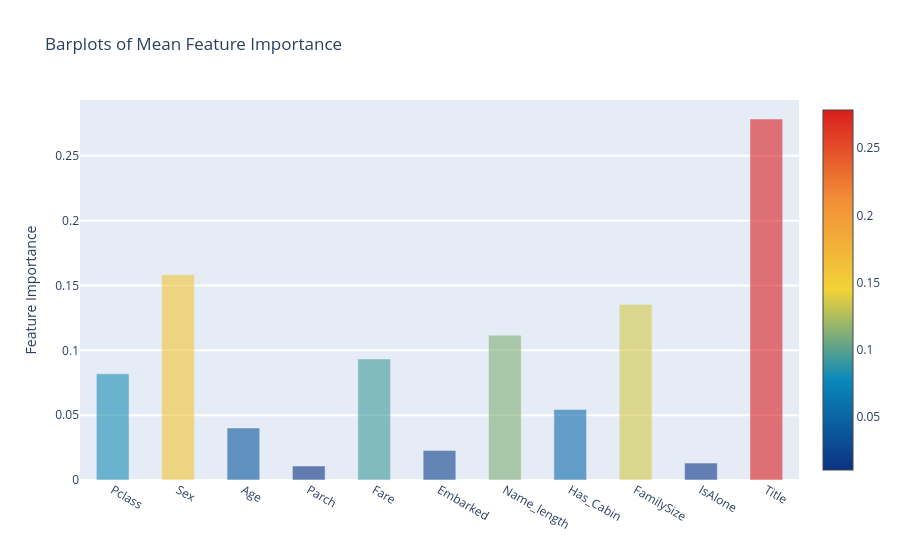

This figure's notebook cell:
### Markdown cell above
**Plotly Barplot of Average Feature Importancese**

Having obtained the mean feature importance across all our classifiers, we can plot them into a Plotly bar plot as follows:

### Code cell
y = feature_dataframe['mean'].values
x = feature_dataframe['features'].values
data = [go.Bar(
    x=x,
    y=y,
    width=0.5,
    marker=dict(
        color=feature_dataframe['mean'].values,
        colorscale='Portland',
        showscale=True,
        reversescale=False
    ),
    opacity=0.6
)]

layout = go.Layout(
    autosize=True,
    title='Barplots of Mean Feature Importance',
    hovermode='closest',
    yaxis=dict(
        title='Feature Importance',
        ticklen=5,
        gridwidth=2,
    ),
    showlegend=False
)
fig = go.Figure(data=data, layout=layout)
py.iplot(fig, filename='bar-direct-labels')

### Figure 1 — Plotly figure (JSON) as saved in the notebook; plotly's stock layout.template omitted (floating-point values rounded to 4 significant figures)
{"data": [{"marker": {"color": [0.08186, 0.1583, 0.04015, 0.01079, 0.09335, 0.02272, 0.1116, 0.05433, 0.1354, 0.01302, 0.2784], "colorscale": [[0, "rgb(12,51,131)"], [0.25, "rgb(10,136,186)"], [0.5, "rgb(242,211,56)"], [0.75, "rgb(242,143,56)"], [1, "rgb(217,30,30)"]], "reversescale": false, "showscale": true}, "opacity": 0.6, "type": "bar", "width": 0.5, "x": ["Pclass", "Sex", "Age", "Parch", "Fare", "Embarked", "Name_length", "Has_Cabin", "FamilySize", "IsAlone", "Title"], "y": [0.08186, 0.1583, 0.04015, 0.01079, 0.09335, 0.02272, 0.1116, 0.05433, 0.1354, 0.01302, 0.2784]}], "layout": {"autosize": true, "hovermode": "closest", "showlegend": false, "title": {"text": "Barplots of Mean Feature Importance"}, "yaxis": {"gridwidth": 2, "ticklen": 5, "title": {"text": "Feature Importance"}}}}
